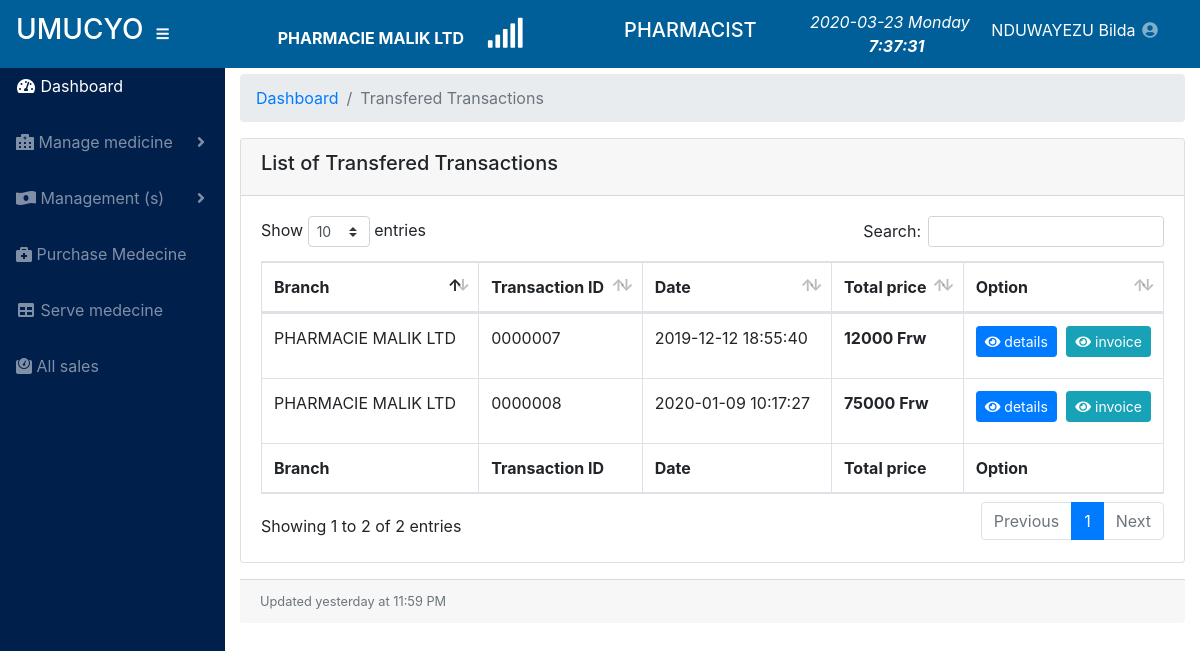
Page /transfered_trans.php (signed in) on the committed database.
### tables this page shows
CREATE TABLE `phar_branch` (
  `branch_ID` int(11) NOT NULL,
  `branch_name` varchar(60) NOT NULL,
  `institution_code` varchar(45) NOT NULL,
  `branch_province` varchar(60) NOT NULL,
  `brannch_district` varchar(60) NOT NULL,
  `branch_region` varchar(60) NOT NULL,
  `inserted_user` varchar(60) NOT NULL,
  `inserted_date` date NOT NULL,
  `branch_status` enum('0','1') NOT NULL DEFAULT '0'
);

CREATE TABLE `user_role` (
  `role_id` int(11) NOT NULL,
  `role_name` varchar(45) NOT NULL,
  `institution_code` varchar(45) NOT NULL,
  `reg_date` date NOT NULL
);

CREATE TABLE `transactions` (
  `TRANSACTION_ID` int(11) NOT NULL,
  `DATE_OF_TRANSACTION` datetime NOT NULL,
  `TOTAL_PRICE` int(11) DEFAULT NULL,
  `TRANSACTION_NUMBER` varchar(50) NOT NULL,
  `user` varchar(20) NOT NULL,
  `user_id` int(11) NOT NULL,
  `Branch` varchar(50) NOT NULL,
  `institution_code` varchar(45) NOT NULL,
  `done_at` date NOT NULL
);

### transfered_trans.php (the view, shortened to what this page needs)
<?php
include('includes/head_tag.php');
?>
</head>
<body id="page-top">
  <?php include('includes/menu.php'); ?>
    <div id="content-wrapper" >
      <div class="container-fluid">
        <ol class="breadcrumb">
          <li class="breadcrumb-item">
            <a href="home">Dashboard</a>
          </li>
          <li class="breadcrumb-item active">Transfered Transactions </li>
        </ol>
        <div class="card mb-3">
          <div class="card-header">
      <h5>List of Transfered Transactions</h5>
      </div>
          <div class="card-body">
            <div class="table-responsive">
              <table class="table table-bordered" id="dataTable" cellspacing="0">
                <thead>
                  <tr>
                    <th>Branch</th>
                    <th>Transaction ID</th>
                    <th>Date</th>
                    <th>Total price</th>
                    <th>Option</th>
                  </tr>
                </thead>
                <tfoot>
                  <tr>
                    <th>Branch</th>
                    <th>Transaction ID</th>
                    <th>Date</th>
                    <th>Total price</th>
                    <th>Option</th>
                  </tr>
                </tfoot>
                <tbody>
        <?php
          if($_SESSION['role_id'] == 3){
          $sql = "SELECT DISTINCT * FROM transactions
                  INNER JOIN total_sales ON transactions.TRANSACTION_NUMBER = total_sales.transaction_ID
                  INNER JOIN `phar_branch` ON transactions.Branch = phar_branch.branch_ID
                  WHERE transactions.institution_code= '$_SESSION[institution_code]'
                  AND total_sales.payment_mode = 'Transfer'
                  GROUP BY transactions.TRANSACTION_NUMBER";
          $query = $conn->query($sql);
        }else{
          $sql = "SELECT DISTINCT * FROM transactions
                  INNER JOIN total_sales ON transactions.TRANSACTION_NUMBER = total_sales.transaction_ID
                  INNER JOIN `phar_branch` ON transactions.Branch = phar_branch.branch_ID
                  WHERE transactions.Branch = '$_SESSION[branch]' AND transactions.institution_code= '$_SESSION[institution_code]'
                  AND total_sales.payment_mode = 'Transfer'
                  GROUP BY transactions.TRANSACTION_NUMBER";
          $query = $conn->query($sql);
        }
        $inc = 4;
        while($row = $query->fetch_assoc()){
          $inc = ($inc == 4) ? 1 : $inc + 1;
          if($inc == 1) echo "<div class='row text-center'>";
        ?>
      <tr>
      <td><?php echo $row['branch_name']; ?></td>
      <td>
          <?php echo $row['TRANSACTION_NUMBER']; ?>
      </td>
      <td><?php echo $row['DATE_OF_TRANSACTION']; ?></td>
      <td><p class="pull-left"><b><?php echo $row['TOTAL_PRICE'].' Frw'; ?></b></p></td>
      <td>
        <span class="pull-right" style="float: left;">
         <a href="sales_details?sales_inv=<?php echo $row['TRANSACTION_NUMBER']; ?>" class="btn btn-primary btn-sm">
        <span class="fas fa-eye"></span> details</a></span>
        <span class="pull-right" style="float: right;">
         <a href="invoiceDetail?$inv=<?php echo $row['TRANSACTION_NUMBER']; ?>" class="btn btn-info btn-sm">
        <span class="fas fa-eye"></span> invoice</a></span>
      </td>
    </tr>
   </div>
      <?php
    }
  ?>
</div>
  </div>
</div>
<div class="card-footer small text-muted">Updated yesterday at 11:59 PM</div></div>
</div>
</body>
</html>

### includes/menu.php (shortened to what this page needs)
<?php
include('includes/config.php');
$sql_priv = "SELECT * FROM `user_privilegies` WHERE role_id ='$_SESSION[role_id]'";
$result = $conn->query($sql_priv);
$rows = $result->fetch_assoc();
$sql_role = "SELECT * FROM `user_role` WHERE role_id ='$_SESSION[role_id]'";
$result = $conn->query($sql_role);
$row_roleName = $result->fetch_assoc();
$role_name = $row_roleName['role_name'];
$sql = "SELECT * FROM `phar_branch` WHERE branch_ID = '$_SESSION[branch]'";
$result = $conn->query($sql);
$row = $result->fetch_object();
$branch_name = $row->branch_name;
?>
<nav class="navbar navbar-expand navbar-dark navbar-fixed-top fixed-top" style="background-color: #005f98; margin-bottom: auto;" >
    <a class="navbar-brand mr-1" href="home">
      <h3>UMUCYO</h3>
    </a>
    <button class="btn btn-link btn-sm text-white order-1 order-sm-0" id="sidebarToggle" href="#">
      <i class="fas fa-bars"></i>
    </button>
    <a  href="" id=""  aria-expanded="false">
          <span style="color: #FFF;margin-left:100px;"><b><?php echo $branch_name; ?></b>
            &nbsp;&nbsp;&nbsp;&nbsp;<i id="demo"></i></span>
        </a>
<h5 style="margin-left: 100px; color: #fff;"><?php echo $role_name; ?></h5>
    <div class="d-none d-md-inline-block form-inline ml-auto mr-0 mr-md-3 my-2 my-md-0">
    <ul class="navbar-nav ml-auto ml-md-0 my-2 my-md-0">
             <i class="" style="color: #FFF;">
        <?php echo date("Y-m-d")."  ". date("l"); ?>&nbsp;&nbsp;&nbsp;
      <strong><label id="timer"></label></strong>
      </i>
      <li class="nav-item dropdown no-arrow">
        <a class="nav-link dropdown-toggle" href="#" id="userDropdown" role="button" data-toggle="dropdown" aria-haspopup="true" aria-expanded="false">
          <span style="color: #FFF;"><?php echo $_SESSION['first_name']." ".$_SESSION['last_name']; ?></span>
          <i class="fas fa-user-circle fa-fw"></i>
        </a>
      </li>
    </ul>
  </div>
  </nav>
  <br><br>
<div id="wrapper" style="margin-top: 10px;" >
    <ul class="sidebar navbar-nav"style="background-color: #011f4b;">
      <li class="nav-item active">
        <a class="nav-link" href="home">
          <i class="fas fa-fw fa-tachometer-alt"></i>
          <span>Dashboard</span>
        </a>
      </li>
      <?php if($_SESSION['role_id']== 1){ ?>
      <li class="nav-item">
        <a class="nav-link" href="phar_institution">
        <i class="fas fa-fw fa-table"></i>
          <span>System Backup</span></a>
      </li>
      <li class="nav-item">
        <a class="nav-link" href="phar_institution">
        <i class="fas fa-fw fa-table"></i>
          <span>Pharmacy Institution</span></a>
      </li>
      <?php } if($rows['acc_privilegie']== 1 || $_SESSION['role_id']== 1){ ?>
      <li class="nav-item">
        <a class="nav-link" href="pharmacy_privilegie">
        <i class="fas fa-fw fa-table"></i>
          <span>Access Right</span></a>
      </li>
      <?php } if($rows['acc_medecine']== 1 || $_SESSION['role_id']== 1){ ?>
      <li class="nav-item dropdown">
        <a class="nav-link dropdown-toggle" href="#" id="pagesDropdown" role="button" data-toggle="dropdown" aria-haspopup="true" aria-expanded="false">
          <i class="fas fa-hospital-alt"></i>
          <span>Manage medicine</span>
        </a>
        </li>
      <?php } if($rows['acc_management']== 1 || $_SESSION['role_id']== 1){ ?>
          <li class="nav-item dropdown">
        <a class="nav-link dropdown-toggle" href="#" id="pagesDropdown" role="button" data-toggle="dropdown" aria-haspopup="true" aria-expanded="false">
          <i class="fas fa-money-bill-wave-alt"></i>
          <span>Management (s)</span>
        </a>
      </li>
      <?php  } if($rows['acc_purchased']== 1 || $_SESSION['role_id']== 1){ ?>
      <li class="nav-item">
        <a class="nav-link" href="medecine_purchase">
        <i class="fas fa-briefcase-medical"></i>
          <span>Purchase Medecine</span></a>
      </li>
      <?php } if($rows['acc_to_serve']== 1 || $_SESSION['role_id']== 1){ ?>
      <li class="nav-item">
        <a class="nav-link" href="medecine">
        <i class="fas fa-fw fa-table"></i>
          <span>Serve medecine</span></a>
      </li>
      <?php } if($rows['acc_branches']== 1 || $_SESSION['role_id']== 1){ ?>
      <?php } if($rows['acc_all_served']== 1 || $_SESSION['role_id']== 1){ ?>
      <li class="nav-item">
        <a class="nav-link" href="all_sales">
          <i class="fas fa-weight"></i>
          <span>All sales</span></a>
      </li>
      <?php } if($rows['acc_manager_report']== 1 || $_SESSION['role_id']== 1){ ?>
      <li class="nav-item">
        <a class="nav-link" href="financialreport">
          <i class="fas fa-file"></i>
          <span>Reporting</span></a>
      </li>
      <?php } if($rows['acc_pharmacy_user']== 1 || $_SESSION['role_id']== 1){ ?>
     <li class="nav-item">
        <a class="nav-link" href="pharmacy_users">
          <i class="fas fa-users"></i>
          <span>Staff</span>
        </a>
      </li>
      <?php } if($rows['acc_transaction']== 1 || $_SESSION['role_id']== 1){ ?>
      <li class="nav-item">
        <a class="nav-link" href="checkout">
          <i class="fas fa-users"></i>
          <span>TRANSACTION</span>
        </a>
      </li>
      <?php }  ?>
    </ul>

### rows in the picture
phar_branch: branch_name "PHARMACIE MALIK LTD"
user_role: role_name "PHARMACIST"
transactions: phar_branch.branch_name "PHARMACIE MALIK LTD", TRANSACTION_NUMBER "0000007", DATE_OF_TRANSACTION "2019-12-12 18:55:40", TOTAL_PRICE "12000"
transactions: phar_branch.branch_name "PHARMACIE MALIK LTD", TRANSACTION_NUMBER "0000008", DATE_OF_TRANSACTION "2020-01-09 10:17:27", TOTAL_PRICE "75000"

### other values in the picture
$_SESSION['first_name'] "NDUWAYEZU"
$_SESSION['last_name'] "Bilda"
